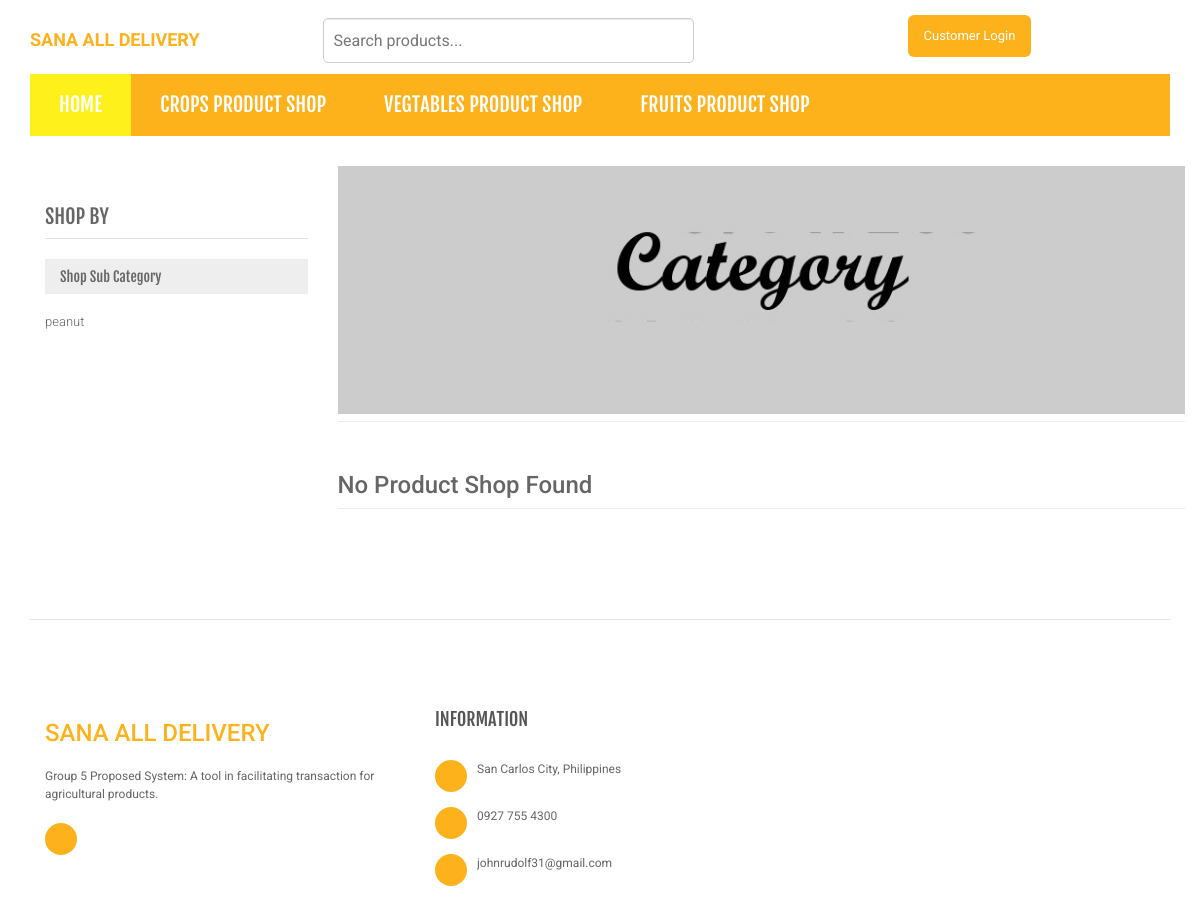
/category.php, run on an earlier commit of the app's database.
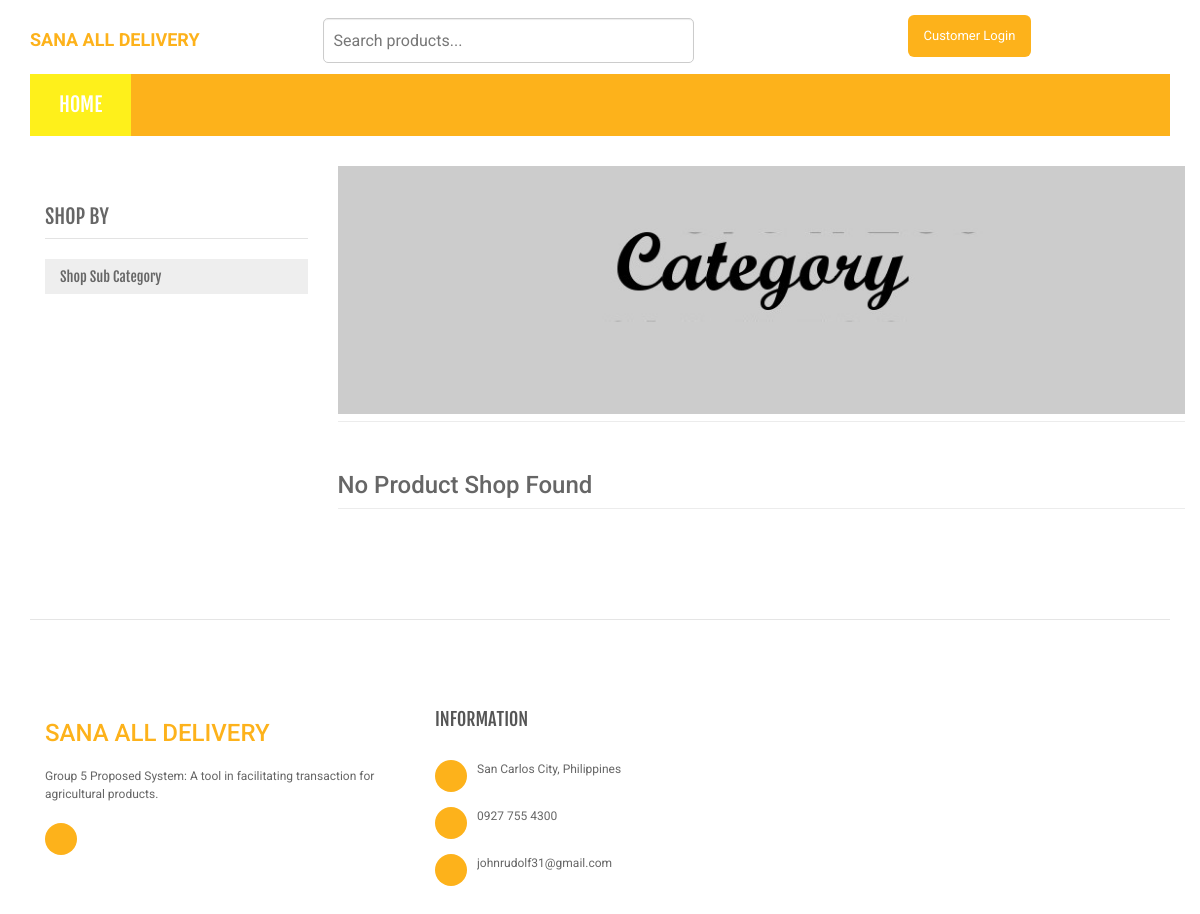
And on a later commit of the database.
### tables this page shows
CREATE TABLE `category` (
  `id` int(11) NOT NULL,
  `categoryName` varchar(255) DEFAULT NULL,
  `categoryDescription` longtext DEFAULT NULL
);

CREATE TABLE `subcategory` (
  `id` int(11) NOT NULL,
  `farmer_id` int(11) NOT NULL,
  `categoryid` int(11) DEFAULT NULL,
  `subcategory` varchar(255) DEFAULT NULL
);

### category.php (the view, shortened to what this page needs)
<?php
include('include/config.php');
$cid = intval($_GET['cid']); ?>
<?php include('include/header.php'); ?>
<body class="cnt-home">
	<header class="header-style-1">
		<?php include('include/top-search.php'); ?>
		<?php include('include/menu-bar.php'); ?>
		<div class="body-content outer-top-xs">
			<div class='container'>
				<div class='row outer-bottom-sm'>
					<div class='col-md-3 sidebar'>
						<div class="sidebar-module-container">
							<h3 class="section-title">shop by</h3>
							<div class="sidebar-filter">
								<div class="sidebar-widget wow fadeInUp outer-bottom-xs ">
									<div class="widget-header m-t-20">
										<h4 class="widget-title"> Shop Sub Category</h4>
									</div>
									<div class="sidebar-widget-body m-t-10">
										<?php $sql = mysqli_query($conn, "SELECT * from subcategory WHERE categoryid = $cid ");
										while ($row = mysqli_fetch_array($sql)) {
										?>
											<div class="accordion">
												<div class="accordion-group">
													<div class="accordion-heading">
														<a href="sub-category.php?sid=<?php echo $row['id']; ?>" class="accordion-toggle collapsed">
															<?php echo $row['subcategory']; ?>
														</a>
													</div>
												</div>
											</div>
										<?php } ?>
									</div>
								</div>
							</div>
						</div>
					</div>
					<div class='col-md-9'>
						<div id="category" class="category-carousel hidden-xs">
							<div class="item">
								<div class="image">
									<img src="plugin/assets/images/banners/cat-banner-1.jpg" alt="" class="img-responsive">
								</div>
							</div>
						</div>
						<div class="search-result-container">
							<div id="myTabContent" class="tab-content">
								<div class="tab-pane active " id="grid-container">
									<div class="category-product  inner-top-vs">
										<div class="row">
											<?php
											$ret = mysqli_query($conn, "SELECT * FROM farmer WHERE shop_category = '$cid' ");
											$num = mysqli_num_rows($ret);
											if ($num > 0) {
												while ($row = mysqli_fetch_array($ret)) { ?>
													<div class="col-sm-6 col-md-4  fadeInUp">
														<div class="products">
															<div class="product">
																<div class="product-image">
																	<div class="image">
																		<a href="visit_shop.php?id=<?php echo $row['id']; ?>">
																			<img src="<?php echo (!empty($row['shop_logo'])) ? 'images/' . $row['shop_logo'] : '../images/admin.png'; ?>" data-echo="<?php echo (!empty($row['shop_logo'])) ? 'images/' . $row['shop_logo'] : '../images/admin.png'; ?>" width="120" height="250" alt="">
																		</a>
																	</div>
																</div>
																<div class="product-info text-left">
																	<h3 class="name"><a href="visit-shop.php?id=<?php echo htmlentities($row['id']); ?>"><?php echo htmlentities($row['shop_name']); ?></a></h3>
																	<div class="rating rateit-small"></div>
																	<div class="description"></div>
																	<div class="action"><a href="visit_shop.php?id=<?php echo $row['id']; ?>" class="lnk btn btn-primary">Visit Shop</a></div>
																</div>
															</div>
														</div>
													</div>
												<?php }
											} else { ?>
												<div class="col-sm-6 col-md-4 wow fadeInUp">
													<h3>No Product Shop Found</h3>
												</div>
											<?php } ?>
										</div>
									</div>
								</div>
							</div>
						</div>
					</div>
				</div>
			</div>
		</div>
</body>
</html>

### include/menu-bar.php (shortened to what this page needs)
<div style="width: 100%;" class="header-nav animate-dropdown">
    <div >
        <div class="yamm navbar navbar-default" role="navigation">
            <div class="nav-bg-class">
                <div class="navbar-collapse collapse" id="mc-horizontal-menu-collapse">
                    <div class="nav-outer">
                        <ul class="nav navbar-nav">
                            <li class="active dropdown yamm-fw">
                                <a href="index.php" data-hover="dropdown" class="dropdown-toggle">Home</a>
                            </li>
                            <?php $sql = mysqli_query($conn, "SELECT id,categoryName  from category limit 6");
                            while ($row = mysqli_fetch_array($sql)) {
                            ?>
                                <li class="dropdown yamm <?php
                                                            ?>">
                                    <a href="category.php?cid=<?php echo $row['id']; ?>"> <?php echo $row['categoryName']; ?> PRODUCT SHOP</a>
                                </li>
                            <?php } ?>
                        </ul>
                        <div class="clearfix"></div>
                    </div>
                </div>
            </div>
        </div>
    </div>
</div>

What changed in the data, as far as the page shows it:
removed category: categoryName "CROPS"
removed category: categoryName "VEGTABLES"
removed category: categoryName "FRUITS"
removed subcategory: subcategory "peanut"
